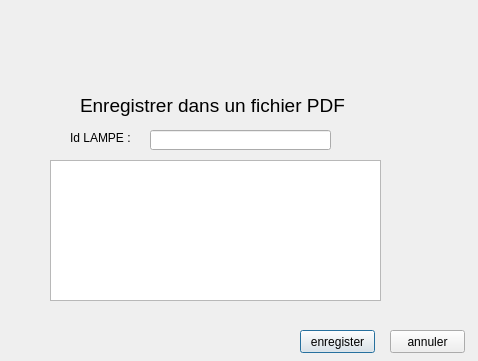
<?xml version="1.0" encoding="UTF-8"?>
<ui version="4.0">
 <class>pdf</class>
 <widget class="QDialog" name="pdf">
  <property name="geometry">
   <rect>
    <x>0</x>
    <y>0</y>
    <width>478</width>
    <height>361</height>
   </rect>
  </property>
  <property name="windowTitle">
   <string>Dialog</string>
  </property>
  <widget class="QLineEdit" name="lineEdit">
   <property name="geometry">
    <rect>
     <x>150</x>
     <y>130</y>
     <width>181</width>
     <height>20</height>
    </rect>
   </property>
   <property name="text">
    <string/>
   </property>
  </widget>
  <widget class="QLabel" name="label">
   <property name="geometry">
    <rect>
     <x>80</x>
     <y>90</y>
     <width>281</width>
     <height>31</height>
    </rect>
   </property>
   <property name="font">
    <font>
     <pointsize>14</pointsize>
    </font>
   </property>
   <property name="text">
    <string>Enregistrer dans un fichier PDF</string>
   </property>
  </widget>
  <widget class="QTextEdit" name="textEdit">
   <property name="geometry">
    <rect>
     <x>50</x>
     <y>160</y>
     <width>331</width>
     <height>141</height>
    </rect>
   </property>
  </widget>
  <widget class="QLabel" name="label_8">
   <property name="geometry">
    <rect>
     <x>180</x>
     <y>0</y>
     <width>71</width>
     <height>91</height>
    </rect>
   </property>
   <property name="text">
    <string/>
   </property>
   <property name="pixmap">
    <pixmap>../../Desktop/CRM1/pdf (1).png</pixmap>
   </property>
  </widget>
  <widget class="QLabel" name="label_4">
   <property name="geometry">
    <rect>
     <x>70</x>
     <y>130</y>
     <width>81</width>
     <height>16</height>
    </rect>
   </property>
   <property name="text">
    <string>Id LAMPE :</string>
   </property>
  </widget>
  <widget class="QPushButton" name="pushButton">
   <property name="geometry">
    <rect>
     <x>300</x>
     <y>330</y>
     <width>75</width>
     <height>23</height>
    </rect>
   </property>
   <property name="text">
    <string>enregister</string>
   </property>
  </widget>
  <widget class="QPushButton" name="pushButton_2">
   <property name="geometry">
    <rect>
     <x>390</x>
     <y>330</y>
     <width>75</width>
     <height>23</height>
    </rect>
   </property>
   <property name="text">
    <string>annuler</string>
   </property>
  </widget>
 </widget>
 <resources/>
 <connections/>
</ui>
